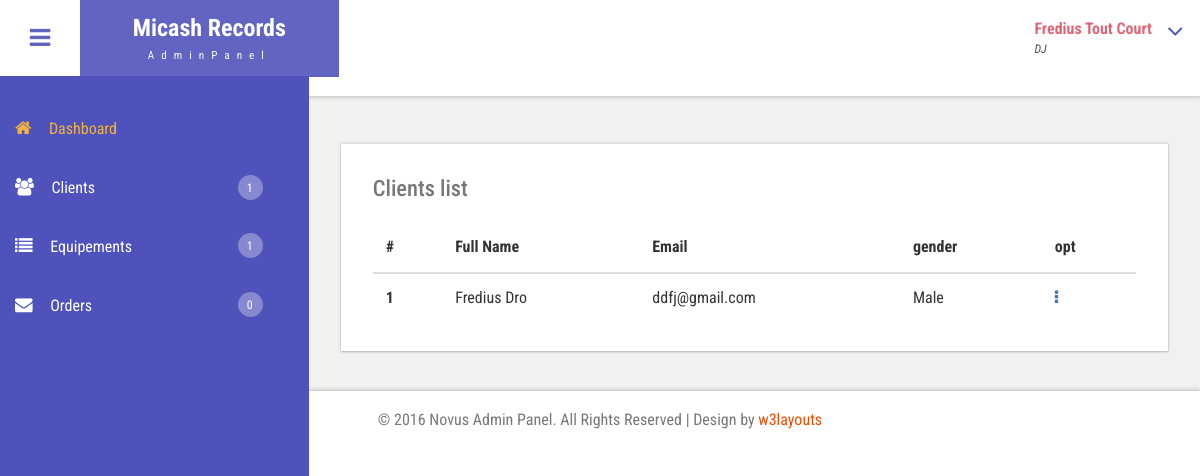
The page /DJ.Clients.php (signed in) on the database its author committed.
### tables this page shows
CREATE TABLE IF NOT EXISTS `users` (
  `id` int(11) NOT NULL AUTO_INCREMENT,
  `fullname` varchar(100) NOT NULL,
  `email` varchar(100) NOT NULL,
  `password` varchar(100) NOT NULL,
  `gender` enum('Male','Female') NOT NULL,
  `usertype` int(11) NOT NULL,
  `creation` datetime NOT NULL,
  PRIMARY KEY (`id`)
);

### DJ.Clients.php (the view, shortened to what this page needs)
<?php
include 'php/include/head.php';
$djs = $db->prepare('
SELECT DISTINCT orders.uid
FROM orders
INNER JOIN equipments ON equipments.id = orders.pid
RIGHT OUTER JOIN users ON users.id = equipments.dj where orders.status = "active"');
$djs->execute();
$i = 0;
?>
<div class="main-page">
    <div class="tables">
        <div class="bs-example widget-shadow" data-example-id="hoverable-table">
            <h4>Clients list</h4>
            <table class="table table-hover">
                <thead>
                    <tr>
                        <th>#</th>
                        <th>Full Name</th>
                        <th>Email</th>
                        <th>gender</th>
                        <th>opt</th>
                    </tr>
                </thead>
                <tbody>
                    <?php while ($dj = $djs->fetch()) {
                        $cl = $db->prepare('SELECT * FROM users WHERE id = ?');
                        $cl->execute(array($dj['uid']));
                        $c = $cl->fetch();
                        if(!empty($dj['uid'])){
                            $i++;
                        ?>
                    <tr>
                        <th scope="row"><?php echo $i ?></th>
                        <td><?php echo $c['fullname'] ?></td>
                        <td><?php echo $c['email'] ?></td>
                        <td><?php echo $c['gender'] ?></td>
                        <td><div class="mail-right">
                            <div class="dropdown">
                                <a href="#"  data-toggle="dropdown" aria-expanded="false">
                                    <p><i class="fa fa-ellipsis-v mail-icon"></i></p>
                                </a>
                            </div>
                        </div></td>
                    </tr>
                <?php } } ?>
                </tbody>
            </table>
        </div>
    </div>
</div>
<?php include 'php/include/footer.php' ?>

### css/style.css (style rules this page uses)
h4, h5, h6, h1, h2, h3 { margin: 0; }
p { margin: 0; }
html, body { font-family: 'Roboto Condensed', sans-serif; font-size: 100%; overflow-x: hidden; background: #fff; }
body a { transition: 0.5s all ease; -webkit-transition: 0.5s all ease; -moz-transition: 0.5s all ease; -o-transition: 0.5s all ease; -ms-transition: 0.5s all ease; text-decoration:none; }
h1,h2,h3,h4,h5,h6 { margin:0; }
p { margin:0; }
.cbp-spmenu-push { overflow-x: hidden; position: relative; }
.cbp-spmenu, .cbp-spmenu-push { -webkit-transition: all 0.3s ease; -moz-transition: all 0.3s ease; transition: all 0.3s ease; }
.fa { display: inline-block; font-family: FontAwesome; font-style: normal; font-weight: normal; line-height: 1; -webkit-font-smoothing: antialiased; -moz-osx-font-smoothing: grayscale; }
.widget-shadow { background-color: #fff; box-shadow: 0 -1px 3px rgba(0,0,0,.12),0 1px 2px rgba(0,0,0,.24); -webkit-box-shadow: 0 -1px 3px rgba(0,0,0,.12),0 1px 2px rgba(0,0,0,.24); -moz-box-shadow: 0 -1px 3px rgba(0,0,0,.12),0 1px 2px rgba(0,0,0,.24); }
.table > thead > tr > th, .table > tbody > tr > th, .table > tfoot > tr > th, .table > thead > tr > td, .table > tbody > tr > td, .table > tfoot > tr > td { border-top: none; }
.tables h4 { font-size: 1.4em; margin-bottom: 1em; color: #777777; }
.tables .panel-body ,.tables .bs-example { padding: 2em 2em 0.5em; }
.tables .table > thead > tr > th, .tables .table > tbody > tr > th, .tables .table > tfoot > tr > th, .tables .table > thead > tr > td, .tables .table > tbody > tr > td, .tables .table > tfoot > tr > td { padding: 13px; border-top: 1px solid #E0E0E0; }
.bs-example { margin-top: 2em; }
.mail-right { float: right; margin-left: 1.5em; }
.mail-icon { margin-right: 7px; }

### css/custom.css (style rules this page uses)
table .mail-right { margin: 0; float: none; }

### rows shown on the page
users: fullname "Fredius Dro", email "ddfj@gmail.com", gender "Male"

### other values the page prints
$c['cc'] "1"
$c['ce'] "1"
$c['co'] "0"
$_SESSION['f'] "Fredius Tout Court"
$type[$_SESSION['u'] - 1] "DJ"
